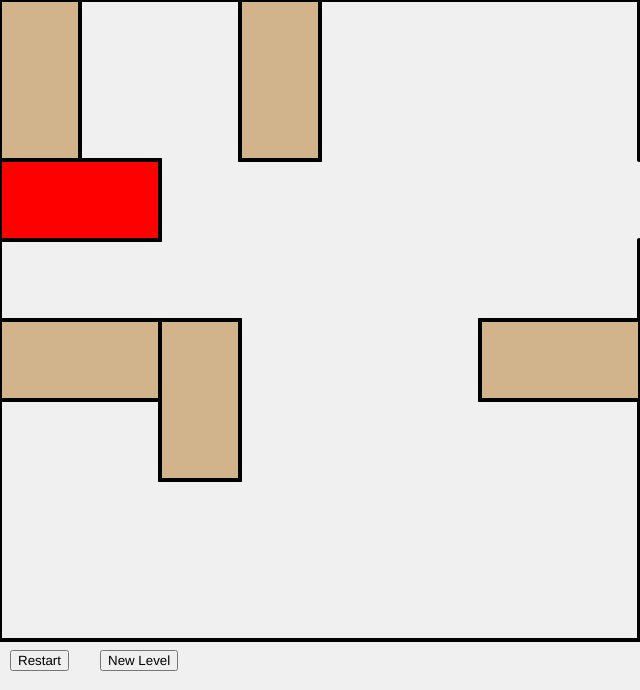
Frame 1 (no input)
Frame 60 (no input): identical to frame 1, image omitted
Frame 120 (the mouse pressed at the canvas centre since frame 60): identical to frame 1, image omitted

The p5.js sketch that drew this single still picture (run headless with seeded random() and noise() and a simulated clock; from frame 60 on, the mouse is pressed at the canvas centre):

// p5.js sketch
// ── sketch.js
let gridSize = 8;
let cellSize = 80;
let blocks = [];
let draggingBlock = null;
let offsetX, offsetY;
let currentSeed;

let restartBtn, newLevelBtn;

function setup() {
  createCanvas(gridSize * cellSize, gridSize * cellSize + 50);
  setupButtons();
  generateLevel();
}

function setupButtons() {
  restartBtn = createButton('Restart');
  restartBtn.position(10, height - 40);
  restartBtn.mousePressed(() => {
    generateLevel(currentSeed);
    loop();
  });

  newLevelBtn = createButton('New Level');
  newLevelBtn.position(100, height - 40);
  newLevelBtn.mousePressed(() => {
    generateLevel();
    loop();
  });
}

function generateLevel(seed = floor(random(10000))) {
  randomSeed(seed);
  currentSeed = seed;
  blocks = [];

  // Add red block at goal (solved)
  blocks.push(new Block(4, 2, 2, 1, true));

  // Add fixed other blocks
  blocks.push(new Block(0, 0, 1, 2));
  blocks.push(new Block(3, 0, 1, 2));
  blocks.push(new Block(0, 4, 2, 1));
  blocks.push(new Block(4, 4, 2, 1));
  blocks.push(new Block(2, 3, 1, 2));

  // Shuffle others via valid reverse moves
  let steps = 30;
  for (let i = 0; i < steps; i++) {
    let movable = blocks.filter(b => b !== blocks[0]); // non-red
    let b = random(movable);
    let dir = random(['up', 'down', 'left', 'right']);
    let dx = 0, dy = 0;

    if (b.w > b.h) {
      if (dir === 'left') dx = -1;
      if (dir === 'right') dx = 1;
    } else {
      if (dir === 'up') dy = -1;
      if (dir === 'down') dy = 1;
    }

    let newX = b.x + dx;
    let newY = b.y + dy;

    if (
      newX >= 0 &&
      newY >= 0 &&
      newX + b.w <= gridSize &&
      newY + b.h <= gridSize &&
      !blocks.some(o => o !== b && o.collides(newX, newY, o))
    ) {
      b.x = newX;
      b.y = newY;
    }
  }

  // Move red block from solved to starting pos
  blocks[0].x = 0;
}

function draw() {
  background(240);

  // Draw border with open exit at row 2
  stroke(0);
  strokeWeight(4);
  line(0, 0, width, 0);
  line(0, 0, 0, height - 50);
  line(0, height - 50, width, height - 50);
  for (let i = 0; i < gridSize; i++) {
    if (i !== 2) {
      line(width - 1, i * cellSize, width - 1, (i + 1) * cellSize);
    }
  }

  // Draw blocks
  for (let block of blocks) {
    block.show();
  }

  // Win condition
  let red = blocks[0];
  if (red.x + red.w === gridSize) {
    fill(0, 200, 0);
    textSize(32);
    textAlign(CENTER, CENTER);
    text("You Win!", width / 2, height / 2);
    noLoop();
  }
}

function mousePressed() {
  if (mouseY > height - 50) return;
  for (let block of blocks) {
    if (block.contains(mouseX, mouseY)) {
      draggingBlock = block;
      offsetX = mouseX - block.x * cellSize;
      offsetY = mouseY - block.y * cellSize;
      break;
    }
  }
}

function mouseDragged() {
  if (draggingBlock) {
    draggingBlock.drag(mouseX - offsetX, mouseY - offsetY, blocks);
  }
}

function mouseReleased() {
  if (draggingBlock) {
    draggingBlock.snap();
    draggingBlock = null;
  }
}

class Block {
  constructor(x, y, w, h, isRed = false) {
    this.x = x;
    this.y = y;
    this.w = w;
    this.h = h;
    this.isRed = isRed;
  }

  show() {
    fill(this.isRed ? 'red' : 'tan');
    stroke(0);
    rect(this.x * cellSize, this.y * cellSize, this.w * cellSize, this.h * cellSize);
  }

  contains(px, py) {
    return (
      px > this.x * cellSize &&
      px < (this.x + this.w) * cellSize &&
      py > this.y * cellSize &&
      py < (this.y + this.h) * cellSize
    );
  }

  drag(px, py, others) {
    let newX = round(px / cellSize);
    let newY = round(py / cellSize);

    if (this.w > this.h) newY = this.y;
    else newX = this.x;

    newX = constrain(newX, 0, gridSize - this.w);
    newY = constrain(newY, 0, gridSize - this.h);

    for (let b of others) {
      if (b !== this && this.collides(newX, newY, b)) return;
    }

    this.x = newX;
    this.y = newY;
  }

  collides(nx, ny, other) {
    return !(
      nx + this.w <= other.x ||
      nx >= other.x + other.w ||
      ny + this.h <= other.y ||
      ny >= other.y + other.h
    );
  }

  snap() {
    this.x = round(this.x);
    this.y = round(this.y);
  }
}
